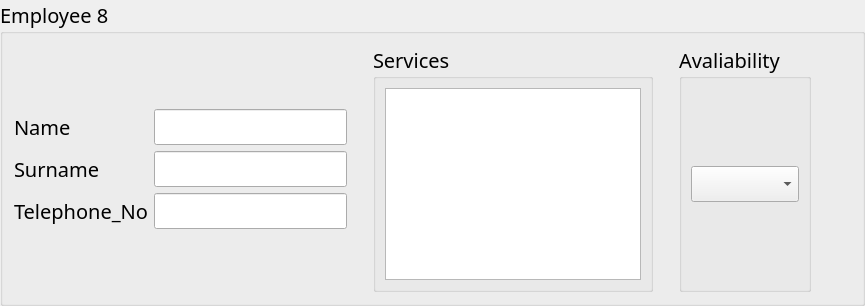
               <widget class="QGroupBox" name="Employee8">
                <property name="sizePolicy">
                 <sizepolicy hsizetype="MinimumExpanding" vsizetype="MinimumExpanding">
                  <horstretch>0</horstretch>
                  <verstretch>0</verstretch>
                 </sizepolicy>
                </property>
                <property name="font">
                 <font>
                  <family>Rockwell</family>
                  <pointsize>15</pointsize>
                 </font>
                </property>
                <property name="title">
                 <string>Employee 8</string>
                </property>
                <layout class="QGridLayout" name="gridLayout_22">
                 <item row="1" column="1">
                  <widget class="QLineEdit" name="Name8"/>
                 </item>
                 <item row="2" column="6">
                  <spacer name="horizontalSpacer_22">
                   <property name="orientation">
                    <enum>Qt::Horizontal</enum>
                   </property>
                   <property name="sizeHint" stdset="0">
                    <size>
                     <width>40</width>
                     <height>20</height>
                    </size>
                   </property>
                  </spacer>
                 </item>
                 <item row="3" column="0">
                  <widget class="QLabel" name="Phone_Label8">
                   <property name="text">
                    <string>Telephone_No</string>
                   </property>
                  </widget>
                 </item>
                 <item row="1" column="0">
                  <widget class="QLabel" name="Name_Label8">
                   <property name="text">
                    <string>Name</string>
                   </property>
                  </widget>
                 </item>
                 <item row="3" column="1">
                  <widget class="QLineEdit" name="Phone_No8"/>
                 </item>
                 <item row="2" column="1">
                  <widget class="QLineEdit" name="Surname8"/>
                 </item>
                 <item row="2" column="0">
                  <widget class="QLabel" name="Surname_Label8">
                   <property name="text">
                    <string>Surname</string>
                   </property>
                  </widget>
                 </item>
                 <item row="0" column="1">
                  <spacer name="verticalSpacer_57">
                   <property name="orientation">
                    <enum>Qt::Vertical</enum>
                   </property>
                   <property name="sizeHint" stdset="0">
                    <size>
                     <width>20</width>
                     <height>40</height>
                    </size>
                   </property>
                  </spacer>
                 </item>
                 <item row="4" column="1">
                  <spacer name="verticalSpacer_58">
                   <property name="orientation">
                    <enum>Qt::Vertical</enum>
                   </property>
                   <property name="sizeHint" stdset="0">
                    <size>
                     <width>20</width>
                     <height>40</height>
                    </size>
                   </property>
                  </spacer>
                 </item>
                 <item row="0" column="3" rowspan="5">
                  <widget class="QGroupBox" name="Service8">
                   <property name="sizePolicy">
                    <sizepolicy hsizetype="MinimumExpanding" vsizetype="MinimumExpanding">
                     <horstretch>0</horstretch>
                     <verstretch>0</verstretch>
                    </sizepolicy>
                   </property>
                   <property name="title">
                    <string>Services</string>
                   </property>
                   <layout class="QGridLayout" name="gridLayout_23">
                    <item row="0" column="0">
                     <widget class="QTextEdit" name="TextBox8">
                      <property name="sizePolicy">
                       <sizepolicy hsizetype="MinimumExpanding" vsizetype="MinimumExpanding">
                        <horstretch>0</horstretch>
                        <verstretch>0</verstretch>
                       </sizepolicy>
                      </property>
                     </widget>
                    </item>
                   </layout>
                  </widget>
                 </item>
                 <item row="0" column="5" rowspan="5">
                  <widget class="QGroupBox" name="Avaliability8">
                   <property name="sizePolicy">
                    <sizepolicy hsizetype="MinimumExpanding" vsizetype="MinimumExpanding">
                     <horstretch>0</horstretch>
                     <verstretch>0</verstretch>
                    </sizepolicy>
                   </property>
                   <property name="title">
                    <string>Avaliability</string>
                   </property>
                   <layout class="QGridLayout" name="gridLayout_35">
                    <item row="0" column="0">
                     <widget class="QComboBox" name="comboBox8"/>
                    </item>
                   </layout>
                  </widget>
                 </item>
                 <item row="0" column="4" rowspan="5">
                  <spacer name="verticalSpacer_39">
                   <property name="orientation">
                    <enum>Qt::Vertical</enum>
                   </property>
                   <property name="sizeHint" stdset="0">
                    <size>
                     <width>20</width>
                     <height>40</height>
                    </size>
                   </property>
                  </spacer>
                 </item>
                 <item row="0" column="2" rowspan="5">
                  <spacer name="verticalSpacer_30">
                   <property name="orientation">
                    <enum>Qt::Vertical</enum>
                   </property>
                   <property name="sizeHint" stdset="0">
                    <size>
                     <width>20</width>
                     <height>40</height>
                    </size>
                   </property>
                  </spacer>
                 </item>
                </layout>
               </widget>
